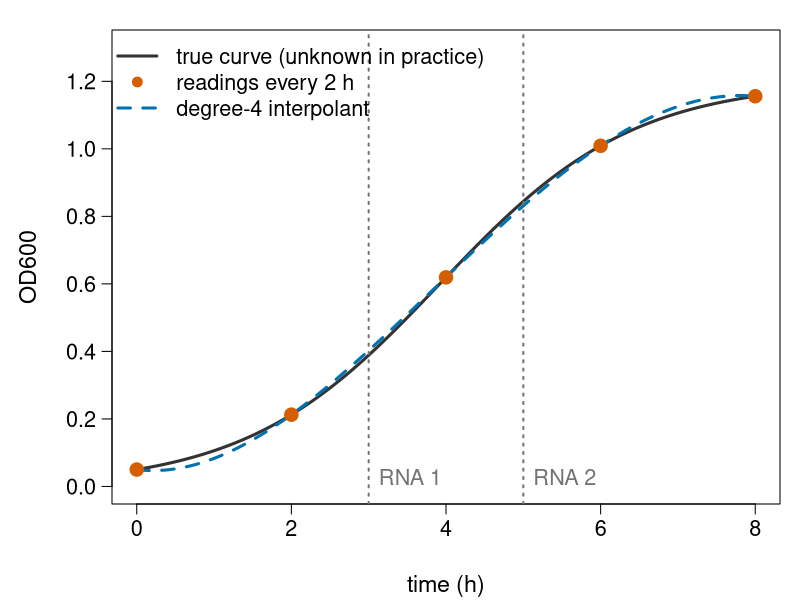
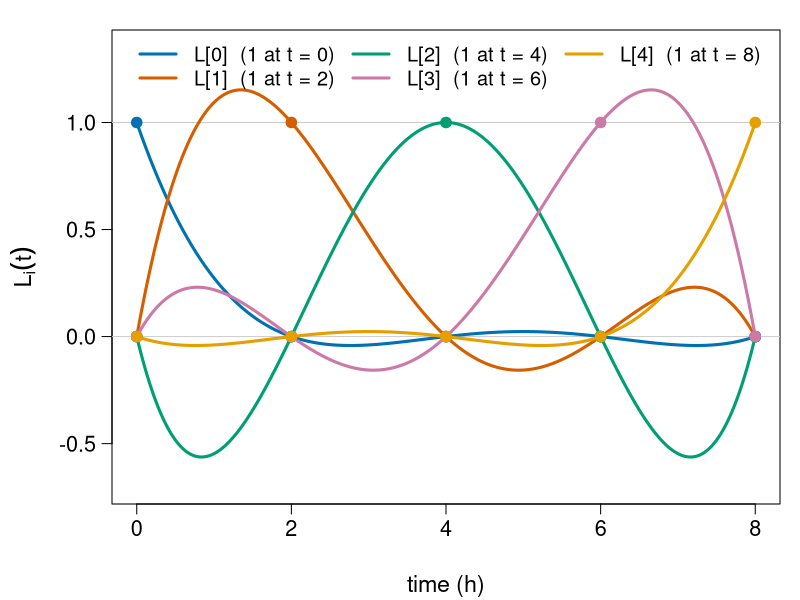
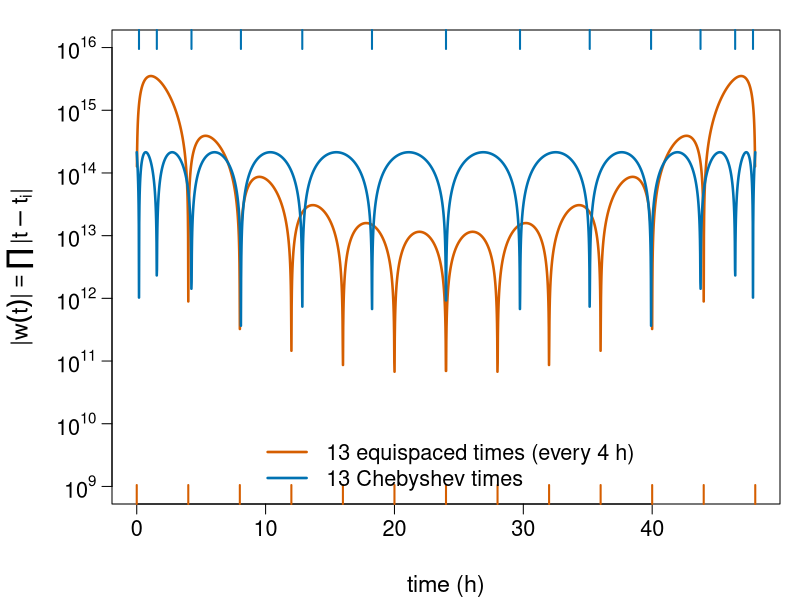
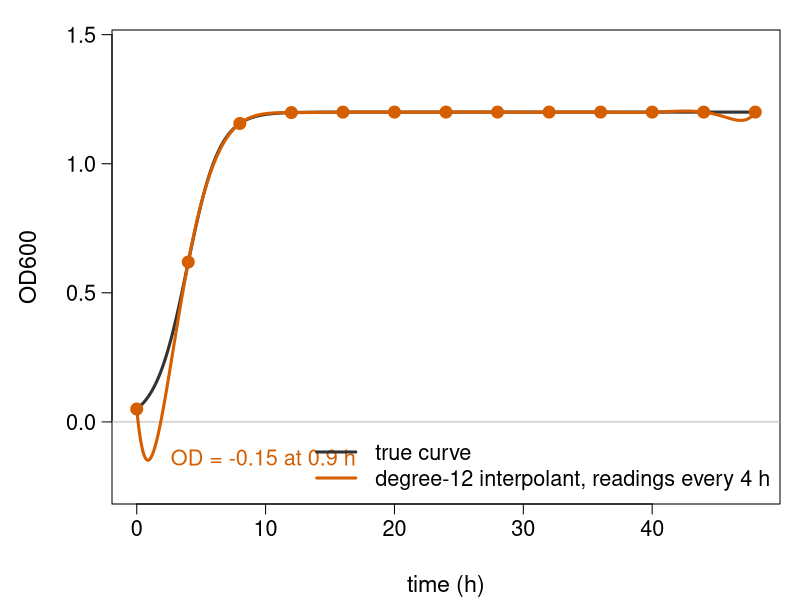
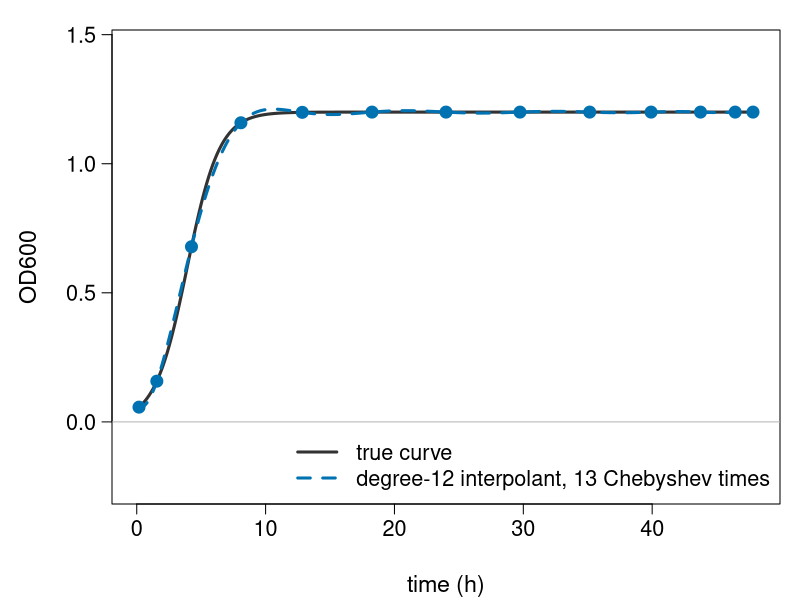
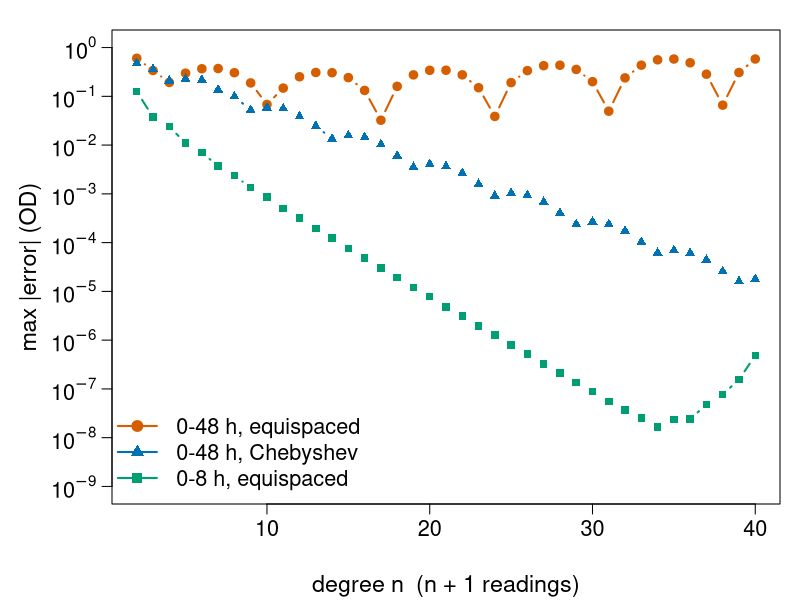
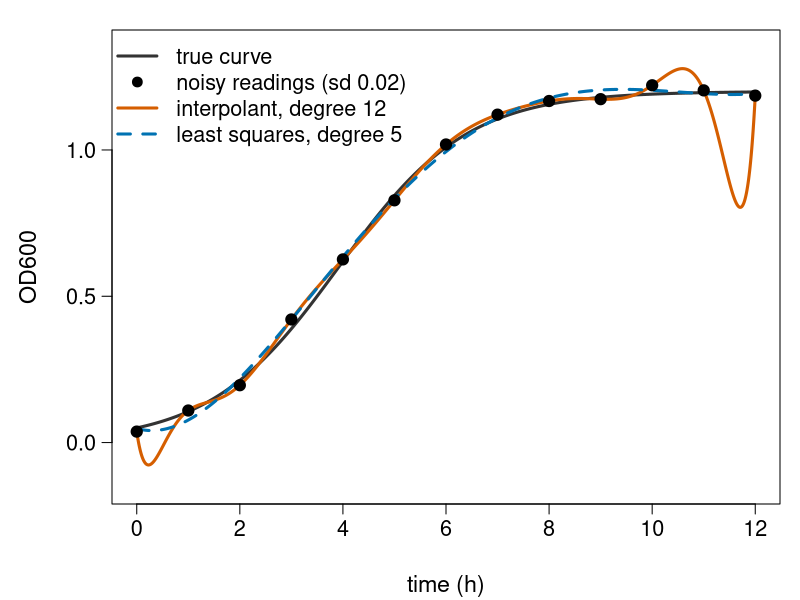
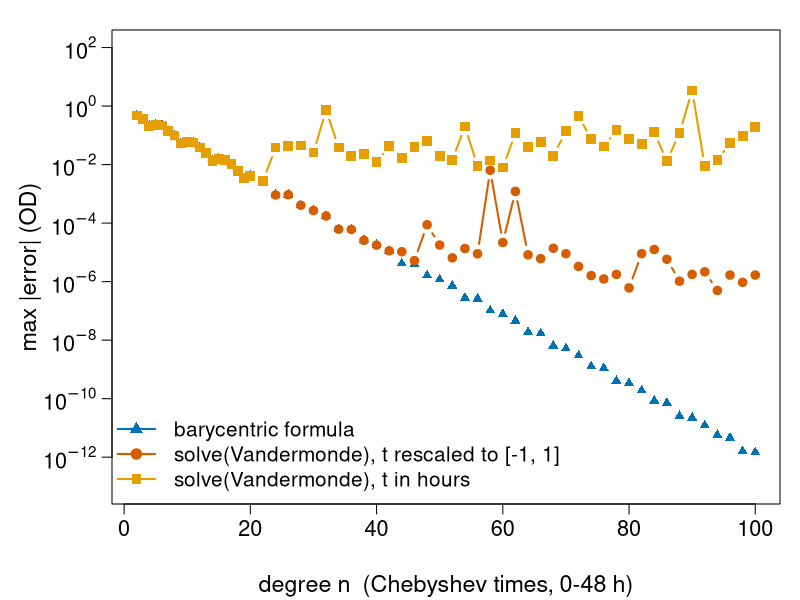

The R source for these figures, in order:
# Figures for the polynomial-interpolation/ unit ("Polynomial interpolation").
#
# Re-run by hand from this folder (it is NOT run by `quarto render`):
#   cd polynomial-interpolation && Rscript make-polynomial-interpolation-figs.R
#
# Base R graphics only; writes SVG files fig01-...svg to fig08-...svg.
# Ground truth is the course's logistic OD curve (K = 1.2, N0 = 0.05,
# r = 0.8 per hour); every interpolant is evaluated with the barycentric
# formula (stable), except the monomial curves in fig08, which show the
# failure of solving the Vandermonde system (forced with solve(..., tol = 0)).

## ---- the running example (same code as on the slides) ----------------------

K <- 1.2; N0 <- 0.05; r <- 0.8          # carrying capacity, start OD, rate per hour
od <- function(t) K / (1 + (K / N0 - 1) * exp(-r * t))

bary_weights <- function(x) {           # scaled to avoid overflow; scaling cancels
  s <- 4 / (max(x) - min(x))
  sapply(seq_along(x), function(j) 1 / prod((x[j] - x[-j]) * s))
}
bary_eval <- function(x, y, w, xx) {
  sapply(xx, function(z) {
    d <- z - x
    if (any(d == 0)) return(y[d == 0][1])
    sum(w * y / d) / sum(w / d)
  })
}
interp <- function(x, y, xx) bary_eval(x, y, bary_weights(x), xx)
cheb <- function(n, a, b) {             # n + 1 Chebyshev points, increasing
  k <- 0:n
  (a + b) / 2 - (b - a) / 2 * cos((2 * k + 1) * pi / (2 * n + 2))
}
nodepoly <- function(xx, nodes) sapply(xx, function(z) prod(z - nodes))

## ---- plotting helpers ---------------------------------------------------------

col_blu <- "#0072B2"   # blue
col_ver <- "#D55E00"   # vermillion
col_grn <- "#009E73"   # bluish green
col_pur <- "#CC79A7"   # reddish purple
col_org <- "#E69F00"   # orange
col_sky <- "#56B4E9"   # sky blue
col_ref <- "grey45"

fig <- function(file, w = 9, h = 5.2, expr) {
  svg(file, width = w, height = h)
  par(mar = c(4.8, 5.6, 1.5, 1), las = 1, mgp = c(3.6, 0.8, 0),
      cex.lab = 1.4, cex.axis = 1.3)
  expr
  dev.off()
}
logaxis <- function(side, at) {
  axis(side, at = 10^at, labels = parse(text = paste0("10^", at)))
}

## ---- fig01: five readings, the truth and the degree-4 interpolant -------------

fig("fig01-sparse-od.svg", expr = {
  t <- c(0, 2, 4, 6, 8); y <- od(t)
  tt <- seq(0, 8, length.out = 400)
  plot(tt, od(tt), type = "l", lwd = 3, col = "grey20", ylim = c(0, 1.3),
       xlab = "time (h)", ylab = "OD600")
  lines(tt, interp(t, y, tt), lwd = 3, lty = 2, col = col_blu)
  abline(v = c(3, 5), col = col_ref, lty = 3, lwd = 2)
  points(t, y, pch = 19, cex = 1.8, col = col_ver)
  text(c(3, 5), 0.02, c("RNA 1", "RNA 2"), pos = 4, cex = 1.3, col = col_ref)
  legend("topleft", c("true curve (unknown in practice)", "readings every 2 h",
                      "degree-4 interpolant"),
         col = c("grey20", col_ver, col_blu), lwd = c(3, NA, 3), lty = c(1, NA, 2),
         pch = c(NA, 19, NA), bty = "n", cex = 1.3)
})

## ---- fig02: the five Lagrange basis polynomials -----------------------------

fig("fig02-lagrange-basis.svg", expr = {
  t <- c(0, 2, 4, 6, 8)
  tt <- seq(0, 8, length.out = 400)
  cols <- c(col_blu, col_ver, col_grn, col_pur, col_org)
  plot(NA, xlim = c(0, 8), ylim = c(-0.7, 1.35), xlab = "time (h)",
       ylab = expression(L[i](t)))
  abline(h = c(0, 1), col = "grey80")
  for (i in 1:5) {
    e <- as.numeric(1:5 == i)
    lines(tt, interp(t, e, tt), lwd = 3, col = cols[i])
    points(t, e, pch = 19, cex = 1.4, col = cols[i])
  }
  legend("top", paste0("L[", 0:4, "]  (1 at t = ", t, ")"), col = cols, lwd = 3,
         bty = "n", cex = 1.2, ncol = 3)
})

## ---- fig03: node polynomial, equispaced vs Chebyshev on [0, 48] ---------------

fig("fig03-node-poly.svg", expr = {
  te <- seq(0, 48, by = 4); tc <- cheb(12, 0, 48)
  tt <- seq(0, 48, length.out = 3000)
  we <- abs(nodepoly(tt, te)); wc <- abs(nodepoly(tt, tc))
  plot(tt, we, log = "y", type = "l", lwd = 2.5, col = col_ver, yaxt = "n",
       ylim = c(1e9, 1e16), xlab = "time (h)",
       ylab = expression("|" * w(t) * "|" == prod("|" * t - t[i] * "|")))
  logaxis(2, seq(9, 16, 1))
  lines(tt, wc, lwd = 2.5, col = col_blu)
  rug(te, col = col_ver, lwd = 2, ticksize = 0.04)
  rug(tc, col = col_blu, lwd = 2, ticksize = 0.04, side = 3)
  legend("bottom", c("13 equispaced times (every 4 h)", "13 Chebyshev times"),
         col = c(col_ver, col_blu), lwd = 2.5, bty = "n", cex = 1.3, bg = "white")
})

## ---- fig04: Runge on the 48 h run, equispaced --------------------------------

fig("fig04-runge-od.svg", expr = {
  te <- seq(0, 48, by = 4)
  tt <- seq(0, 48, length.out = 2000)
  pe <- interp(te, od(te), tt)
  plot(tt, od(tt), type = "l", lwd = 3, col = "grey20", ylim = c(-0.25, 1.45),
       xlab = "time (h)", ylab = "OD600")
  abline(h = 0, col = "grey70")
  lines(tt, pe, lwd = 3, col = col_ver)
  points(te, od(te), pch = 19, cex = 1.6, col = col_ver)
  i <- which.min(pe)
  text(tt[i] + 1, pe[i], sprintf("OD = %.2f at %.1f h", pe[i], tt[i]), pos = 4,
       cex = 1.3, col = col_ver)
  legend("bottomright", c("true curve", "degree-12 interpolant, readings every 4 h"),
         col = c("grey20", col_ver), lwd = 3, bty = "n", cex = 1.3)
})

## ---- fig05: same run, Chebyshev times ----------------------------------------

fig("fig05-chebyshev-od.svg", expr = {
  tc <- cheb(12, 0, 48)
  tt <- seq(0, 48, length.out = 2000)
  pc <- interp(tc, od(tc), tt)
  plot(tt, od(tt), type = "l", lwd = 3, col = "grey20", ylim = c(-0.25, 1.45),
       xlab = "time (h)", ylab = "OD600")
  abline(h = 0, col = "grey70")
  lines(tt, pc, lwd = 3, col = col_blu, lty = 2)
  points(tc, od(tc), pch = 19, cex = 1.6, col = col_blu)
  legend("bottomright", c("true curve", "degree-12 interpolant, 13 Chebyshev times"),
         col = c("grey20", col_blu), lwd = 3, lty = c(1, 2), bty = "n", cex = 1.3)
})

## ---- fig06: max error vs degree ----------------------------------------------

maxerr <- function(nodes, a, b) {
  tt <- seq(a, b, length.out = 4001)
  max(abs(interp(nodes, od(nodes), tt) - od(tt)))
}
ns <- 2:40
e8  <- sapply(ns, function(n) maxerr(seq(0, 8, length.out = n + 1), 0, 8))
e48 <- sapply(ns, function(n) maxerr(seq(0, 48, length.out = n + 1), 0, 48))
c48 <- sapply(ns, function(n) maxerr(cheb(n, 0, 48), 0, 48))

fig("fig06-error-vs-n.svg", expr = {
  plot(ns, e48, log = "y", type = "b", pch = 19, col = col_ver, lwd = 2,
       ylim = c(1e-9, 1), yaxt = "n", xlab = "degree n  (n + 1 readings)",
       ylab = "max |error| (OD)")
  logaxis(2, seq(-9, 0, 1))
  lines(ns, c48, type = "b", pch = 17, col = col_blu, lwd = 2)
  lines(ns, e8, type = "b", pch = 15, col = col_grn, lwd = 2)
  legend("bottomleft", c("0-48 h, equispaced", "0-48 h, Chebyshev",
                         "0-8 h, equispaced"),
         col = c(col_ver, col_blu, col_grn), pch = c(19, 17, 15), lwd = 2,
         bty = "n", cex = 1.3)
})

## ---- fig07: interpolation vs least-squares fit on noisy readings -------------

fig("fig07-fit-vs-interp.svg", expr = {
  set.seed(1)
  t12 <- 0:12
  y12 <- od(t12) + rnorm(13, sd = 0.02)
  tt <- seq(0, 12, length.out = 1200)
  f_fit <- lm(y12 ~ poly(t12, 5))
  plot(tt, od(tt), type = "l", lwd = 3, col = "grey20", ylim = c(-0.15, 1.35),
       xlab = "time (h)", ylab = "OD600")
  lines(tt, interp(t12, y12, tt), lwd = 3, col = col_ver)
  lines(tt, predict(f_fit, data.frame(t12 = tt)), lwd = 3, lty = 2, col = col_blu)
  points(t12, y12, pch = 19, cex = 1.5)
  legend("topleft", c("true curve", "noisy readings (sd 0.02)",
                      "interpolant, degree 12", "least squares, degree 5"),
         col = c("grey20", "black", col_ver, col_blu), lwd = c(3, NA, 3, 3),
         lty = c(1, NA, 1, 2), pch = c(NA, 19, NA, NA), bty = "n", cex = 1.3)
})

## ---- fig08: monomial coefficients vs barycentric evaluation ------------------

ns8 <- c(2:20, seq(22, 100, by = 2))
xx <- seq(0, 48, length.out = 2001)
e_bar <- e_mon <- e_raw <- rep(NA, length(ns8))
r_refuse <- NA                                        # first n where solve() refuses
for (j in seq_along(ns8)) {
  n <- ns8[j]; k <- 0:n
  tc <- cheb(n, 0, 48); y <- od(tc)
  w <- (-1)^k * sin((2 * k + 1) * pi / (2 * n + 2))   # Chebyshev weights
  e_bar[j] <- max(abs(bary_eval(tc, y, w, xx) - od(xx)))
  s <- (tc - 24) / 24; ss <- (xx - 24) / 24             # rescaled to [-1, 1]
  cf <- solve(outer(s, 0:n, "^"), y, tol = 0)
  e_mon[j] <- max(abs(outer(ss, 0:n, "^") %*% cf - od(xx)))
  cf2 <- solve(outer(tc, 0:n, "^"), y, tol = 0)       # t in hours, forced
  e_raw[j] <- max(abs(outer(xx, 0:n, "^") %*% cf2 - od(xx)))
  if (is.na(r_refuse) && inherits(try(solve(outer(tc, 0:n, "^"), y), silent = TRUE),
                                  "try-error")) r_refuse <- n
}

fig("fig08-monomial-vs-bary.svg", expr = {
  plot(ns8, e_bar, log = "y", type = "b", pch = 17, col = col_blu, lwd = 2,
       ylim = c(1e-13, 1e2), yaxt = "n", xlab = "degree n  (Chebyshev times, 0-48 h)",
       ylab = "max |error| (OD)")
  logaxis(2, seq(-12, 2, 2))
  lines(ns8, e_mon, type = "b", pch = 19, col = col_ver, lwd = 2)
  lines(ns8, e_raw, type = "b", pch = 15, col = col_org, lwd = 2, cex = 1.3)
  legend("bottomleft", c("barycentric formula",
                         "solve(Vandermonde), t rescaled to [-1, 1]",
                         "solve(Vandermonde), t in hours"),
         col = c(col_blu, col_ver, col_org), pch = c(17, 19, 15), lwd = 2,
         bty = "n", cex = 1.25)
})

cat("e48 (equispaced 0-48):", signif(e48, 2), "\n")
cat("c48 (Chebyshev 0-48):", signif(c48, 2), "\n")
cat("e8  (equispaced 0-8):", signif(e8, 2), "\n")
cat("solve() on raw Vandermonde refuses from n =", r_refuse, "\n")
cat("raw:", signif(e_raw, 2), "\n")
